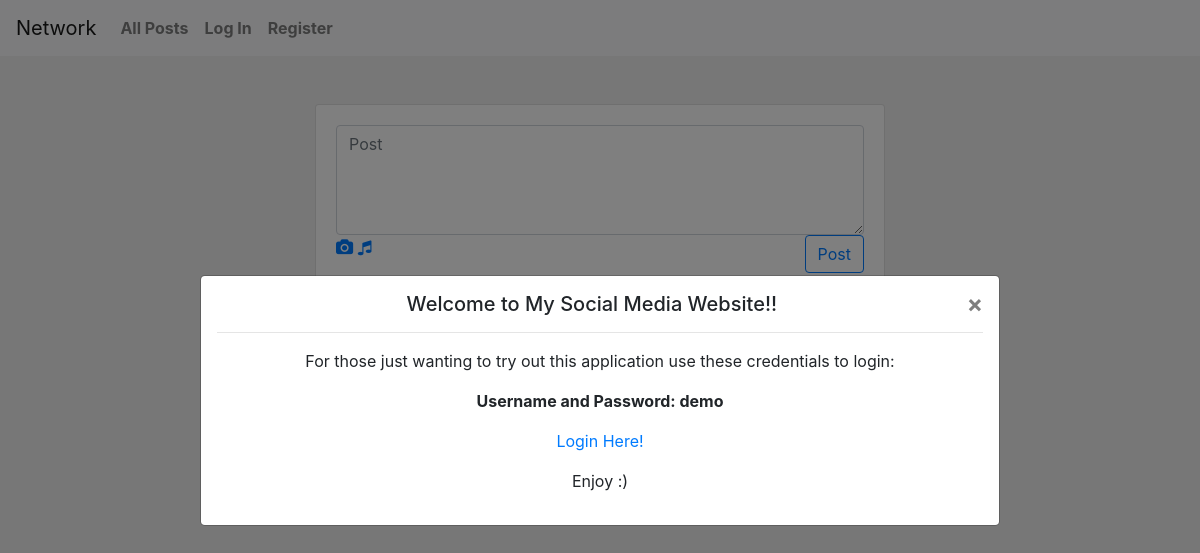
The app's page /, older data.
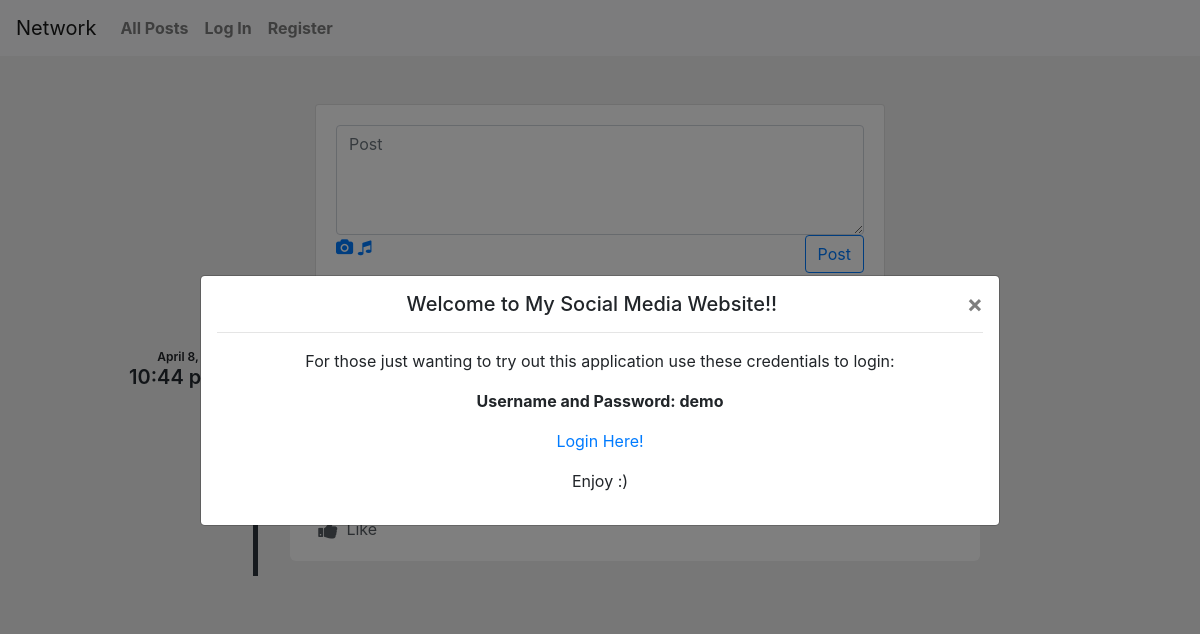
The same page, newer data.
### network/models.py (models this page shows, shortened)
class Posts(models.Model):
    person = models.ForeignKey(User, on_delete=models.CASCADE)
    post = models.CharField(max_length=280)
    timestamp = models.DateTimeField(auto_now_add=True)
    likes = models.ManyToManyField(User, related_name= 'likes')
    def likes_as_flat_user_id_list(self):
        return self.likes.values_list('id', flat=True)

### network/views.py (the view)
# urls.py: path("", views.index, name="index"),
def index(request):
    get = Posts.objects.all().order_by('-id')
    paginator = Paginator(get, 10)
    page_number = request.GET.get('page')
    page_obj = paginator.get_page(page_number)
    return render(request, "network/index.html", {"page_obj": page_obj})

### network/templates/network/index.html (shortened to what the changed rows need)
{% extends "network/layout.html" %}
{% load static %}
{% block body %}
               <div class="profile-content">
               <div class="tab-content p-0">
                  <div class="tab-pane fade active show" id="profile-post">
                     <ul class="timeline">
                         {% for post in page_obj %}
                        <li>
                           <div class="timeline-time">
                              <span class="date">{{post.timestamp.date}}</span>
                              <span class="time">{{post.timestamp.time}}</span>
                           </div>
                           <div class="timeline-icon">
                           </div>
                           <div class="timeline-body">
                              <div class="timeline-header">
                                 <span class="username"><a href="{% url 'username' post.person %}">{{post.person}}</a> <small></small></span>
                              </div>
                              <div class="timeline-content">
                                 <p data-id= "{{post.pk}}">
                                 </p>
                              </div>
                              <div class="timeline-likes">
                                 <div class="stats">
                                    <span class="fa-stack fa-fw stats-icon">
                                    </span>
                                    <span class="fa-stack fa-fw stats-icon">
                                    </span>
                                    <span data-id= "{{post.pk}}6" class="stats-total">{{post.likes.count }} </span>
                                 </div>
                              </div>
                              <div class="timeline-footer">
                                 {% if request.user.id in post.likes_as_flat_user_id_list %}
                                 <a href="javascript:;" onclick="updatelike('{{post.pk}}')" data-id="{{post.pk}}7" class="alreadyliked m-r-15 text-inverse-lighter"><i class="fa fa-thumbs-up fa-fw fa-lg m-r-3"></i> Like</a>
                                 {% else %}
                                 <a href="javascript:;" onclick="updatelike('{{post.pk}}')" data-id="{{post.pk}}7" class="m-r-15 text-inverse-lighter"><i class="fa fa-thumbs-up fa-fw fa-lg m-r-3"></i> Like</a>
                                 {% endif %}
                              </div>
                           </div>
                           </li>
                           {% endfor%}
                        </ul>
{% endblock %}

Row changes from the older to the newer data that the page shows:
added Posts: timestamp "April 8, 2022", timestamp.time "10:44 p.m."
